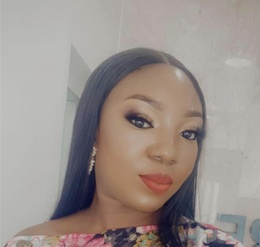
%> input picture Face.jpg, 260 x 247 px, shrunk from 1170 x 1113 before the run
$ octave Kmean_on_RGB.m   (GNU Octave 9; MATLAB toolbox functions it lacks are replaced by stand-ins)
%> lines starting %> are read from the running program, lines starting %| are printed output that depends on the picture; in (x1, y1, x2, y2) boxes, pixels count from 0 and x2, y2 are one past the last pixel; in counts of white or black regions, pixels touching at a corner belong together; the program's own positions count from 1
%Kmean On RGB
imRGB = imread('Face.jpg');
%> imRGB is the input picture: size 247x260x3 uint8; mean R, G, B 155.9, 146, 141.3


% Segment the image into k =2,4,6,8,10 regions

imRGB = uint8(imRGB); % Coverting uint8 for the function of imsegkmeans

[L,Centers] = imsegkmeans(imRGB,2); % 2 regions
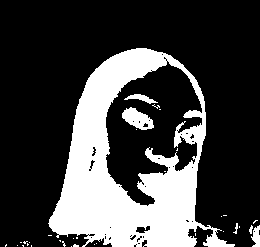
%> L: size 247x260 uint8; values 1 (black) and 2 (white), 26% white; 34 white regions (28 under 20 px), largest, box (x1, y1, x2, y2) and area: (48, 48, 235, 247) 15848, (122, 107, 154, 130) 429, (124, 94, 158, 104) 141, (251, 225, 260, 247) 131, (233, 223, 238, 234) 24, (249, 225, 253, 234) 22
%> Centers = [176 168 162; 100 83 83]
B2 = labeloverlay(imRGB,L);


[L,Centers] = imsegkmeans(imRGB,3); % 4 regions
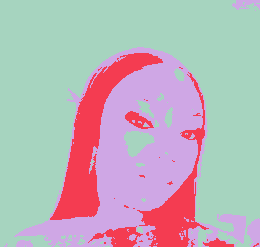
%> L: size 247x260 uint8; 3 distinct labels, from 1 to 3; one colour per label, 0 black
%> Centers = [179 176 172; 66 61 74; 151 123 108]
B4 = labeloverlay(imRGB,L);

[L,Centers] = imsegkmeans(imRGB,4); % 6 regions
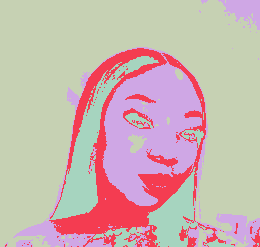
%> L: size 247x260 uint8; 4 distinct labels, from 1 to 4; one colour per label, 0 black
%> Centers = [55 52 68; 125 99 91; 162 138 122; 179 177 173]
B6 = labeloverlay(imRGB,L);

[L,Centers] = imsegkmeans(imRGB,8); % 8 regions
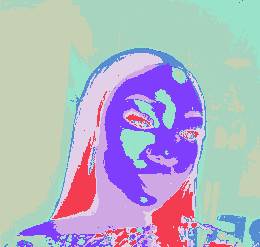
%> L: size 247x260 uint8; 8 distinct labels, from 1 to 8; one colour per label, 0 black
%> Centers = [176 172 168; 40 37 57; 142 103 85; 185 184 181; 82 77 86; 166 154 146; 120 118 121; 164 133 113]
B8 = labeloverlay(imRGB,L);
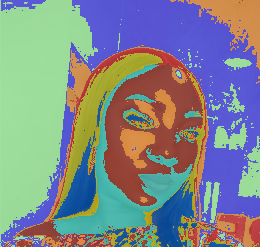
%> B8: size 247x260x3 uint8; mean R, G, B 129.4, 136.8, 139.1


[L,Centers] = imsegkmeans(imRGB,10); % 10 regions
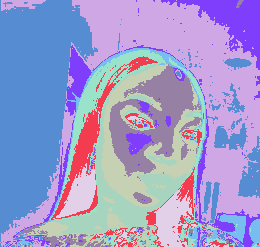
%> L: size 247x260 uint8; 10 distinct labels, from 1 to 10; one colour per label, 0 black
%> Centers = [138 99 82; 68 63 75; 176 173 168; 158 124 103; 34 32 53; 93 88 96; 185 184 181; 165 158 152; 127 127 128; 170 142 123]
B10 = labeloverlay(imRGB,L);
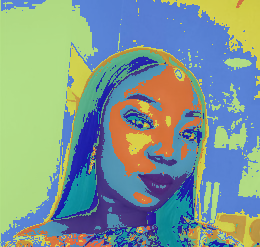
%> B10: size 247x260x3 uint8; mean R, G, B 127.9, 152.9, 145.9


figure('Name', 'Kmeans on RGB Image');
subplot(2,3,1), imshow(imRGB); title('RGB');
subplot(2,3,2), imshow(B2); title('K=2');
subplot(2,3,3), imshow(B4); title('K=4');
subplot(2,3,4), imshow(B6); title('K=6');
subplot(2,3,5), imshow(B8); title('K=8');
subplot(2,3,6), imshow(B10); title('K=10');
